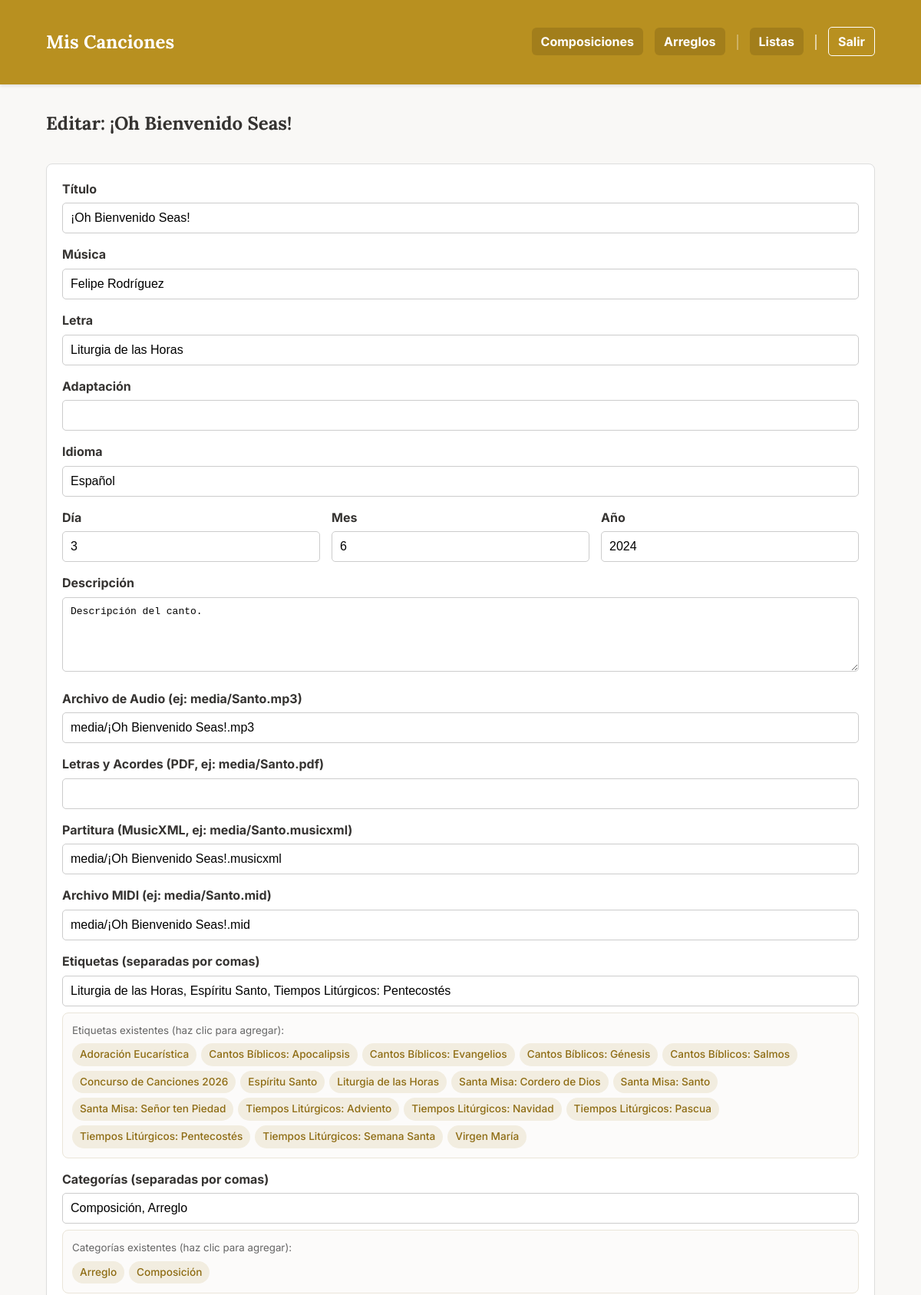
Before: /composicion/1/edit (signed in, upper part) with the older database file.
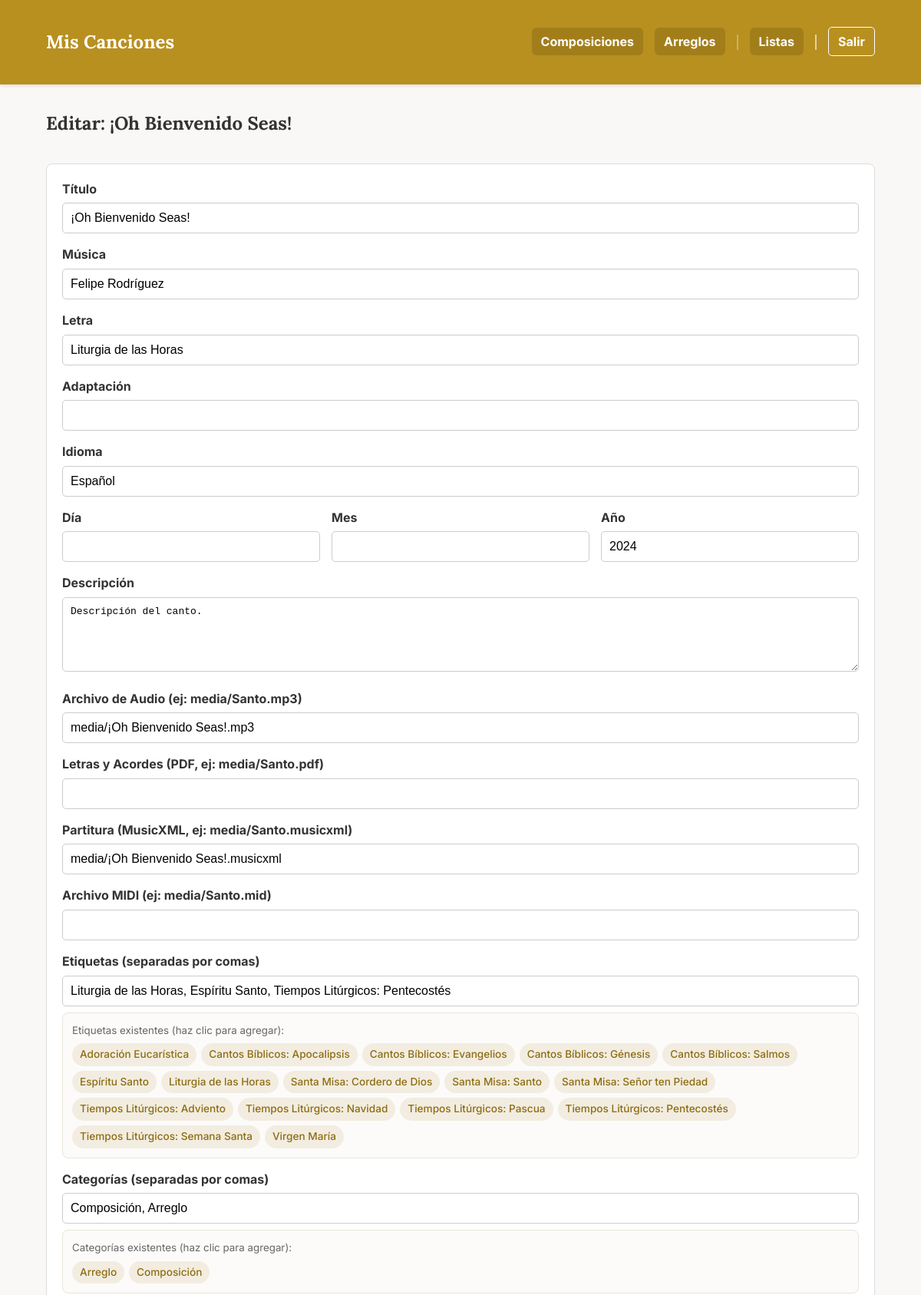
After: the same page with the newer database file.
### app.py (models this page shows)
class Cancion(db.Model):
    id = db.Column(db.Integer, primary_key=True)
    titulo = db.Column(db.String(150), nullable=False)
    musica = db.Column(db.String(100))
    letra = db.Column(db.String(100))
    adaptacion = db.Column(db.String(100))
    idioma = db.Column(db.String(50))
    dia = db.Column(db.Integer, nullable=True)
    mes = db.Column(db.Integer, nullable=True)
    anio = db.Column(db.Integer)
    descripcion = db.Column(db.Text)
    audio = db.Column(db.String(150))
    letras_acordes = db.Column(db.String(150)) # Antes 'partitura' (PDF)
    partitura = db.Column(db.String(150))      # Antes 'partitura_xml' (MusicXML)
    midi = db.Column(db.String(150))           # Archivo MIDI
    tags_json = db.Column(db.String(500))
    tipo = db.Column(db.String(50), nullable=False, default='local')
    categorias_json = db.Column(db.String(200))
    youtube_video_embed = db.Column(db.Text)
    youtube_audio_embed = db.Column(db.Text)
    @property
    def tags(self):
        return json.loads(self.tags_json) if self.tags_json else []
    @property
    def categorias(self):
        return json.loads(self.categorias_json) if self.categorias_json else []

### app.py (the view, shortened to what this page needs)
@app.route('/composicion/<int:comp_id>/edit', methods=['GET', 'POST'])
@login_required
def edit_cancion(comp_id):
    cancion_a_editar = Cancion.query.get_or_404(comp_id)
    todas_las_canciones = Cancion.query.all()
    set_de_tags = set()
    for c in todas_las_canciones:
        for tag in c.tags:
            if tag and tag.strip():
                set_de_tags.add(tag.strip())
    todos_los_tags = sorted(list(set_de_tags))
    set_de_categorias = set()
    for c in todas_las_canciones:
        for cat in c.categorias:
            if cat and cat.strip():
                set_de_categorias.add(cat.strip())
    todas_las_categorias = sorted(list(set_de_categorias))
    return render_template(
        'edit_cancion.html',
        cancion=cancion_a_editar,
        todos_los_tags=todos_los_tags,
        todas_las_categorias=todas_las_categorias
    )

### app.py (called while the page is built)
def login_required(f):
    @wraps(f)
    def decorated_function(*args, **kwargs):
        if 'logged_in' not in session:
            return redirect(url_for('login', next=request.url))
        return f(*args, **kwargs)
    return decorated_function

### templates/edit_cancion.html (shortened to what the changed rows need)
{% extends "base.html" %}
{% block content %}
    <h2>Editar: {{ cancion.titulo }}</h2>
    <form method="post" class="edit-form">
        <div class="form-group">
            <label for="titulo">Título</label>
            <input type="text" id="titulo" name="titulo" value="{{ cancion.titulo }}" required>
        </div>
        <div class="form-group">
            <label for="musica">Música</label>
            <input type="text" id="musica" name="musica" value="{{ cancion.musica or '' }}">
        </div>
        <div class="form-group">
            <label for="letra">Letra</label>
            <input type="text" id="letra" name="letra" value="{{ cancion.letra or '' }}">
        </div>
        <div class="form-group">
        </div>
        <div class="form-group">
            <label for="idioma">Idioma</label>
            <input type="text" id="idioma" name="idioma" value="{{ cancion.idioma or '' }}">
        </div>
        <div class="date-group" style="display: flex; gap: 15px; margin-bottom: 15px;">
            <div class="form-group" style="flex: 1; margin-bottom: 0;">
                <label for="dia">Día</label>
                <input type="number" id="dia" name="dia" min="1" max="31" value="{{ cancion.dia or '' }}">
            </div>
            <div class="form-group" style="flex: 1; margin-bottom: 0;">
                <label for="mes">Mes</label>
                <input type="number" id="mes" name="mes" min="1" max="12" value="{{ cancion.mes or '' }}">
            </div>
            <div class="form-group" style="flex: 1; margin-bottom: 0;">
                <label for="anio">Año</label>
                <input type="number" id="anio" name="anio" value="{{ cancion.anio or '' }}">
            </div>
        </div>
        <div class="form-group">
            <label for="descripcion">Descripción</label>
            <textarea id="descripcion" name="descripcion" rows="5">{{ cancion.descripcion or '' }}</textarea>
        </div>
        <div class="form-group">
            <label for="audio">Archivo de Audio (ej: media/Santo.mp3)</label>
            <input type="text" id="audio" name="audio" value="{{ cancion.audio or '' }}">
        </div>
        <div class="form-group">
        </div>
        <div class="form-group">
            <label for="partitura">Partitura (MusicXML, ej: media/Santo.musicxml)</label>
            <input type="text" id="partitura" name="partitura" value="{{ cancion.partitura or '' }}">
        </div>
        <div class="form-group">
            <label for="midi">Archivo MIDI (ej: media/Santo.mid)</label>
            <input type="text" id="midi" name="midi" value="{{ cancion.midi or '' }}">
        </div>
        <div class="form-group">
            <label for="tags">Etiquetas (separadas por comas)</label>
            <input type="text" id="tags" name="tags" value="{{ cancion.tags | join(', ') }}">
            <div class="tags-selector" style="margin-top: 8px;">
                <small style="color: #666; display: block; margin-bottom: 4px;">Etiquetas existentes (haz clic para agregar):</small>
                <div class="available-tags" style="display: flex; flex-wrap: wrap; gap: 6px;">
                    {% for tag in todos_los_tags %}
                        <span class="tag-badge" onclick="addTag('{{ tag }}')">{{ tag }}</span>
                    {% endfor %}
                </div>
            </div>
        </div>
        <div class="form-group">
            <label for="categorias">Categorías (separadas por comas)</label>
            <input type="text" id="categorias" name="categorias" value="{{ cancion.categorias | join(', ') }}">
            <div class="tags-selector" style="margin-top: 8px;">
                <small style="color: #666; display: block; margin-bottom: 4px;">Categorías existentes (haz clic para agregar):</small>
                <div class="available-tags" style="display: flex; flex-wrap: wrap; gap: 6px;">
                </div>
            </div>
        </div>
    </form>
{% endblock %}

Changed rows visible on the page:
changed Cancion "¡Oh Bienvenido Seas!": dia "3" → (not shown); mes "6" → (not shown); midi "media/¡Oh Bienvenido Seas!.mid" → (not shown)
Other visible differences:
list line gone: "Concurso de Canciones 2026"
